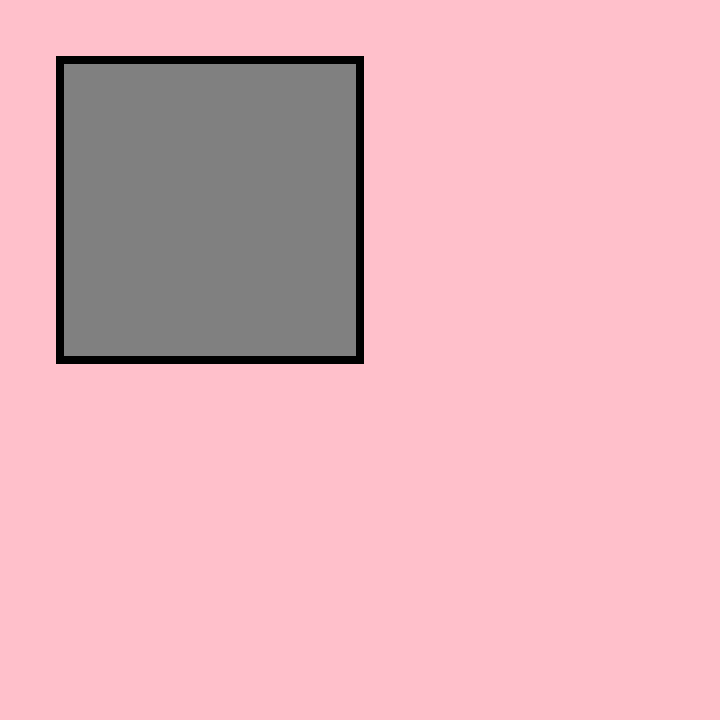
Frame 1 (no input)
Frame 60 (no input): identical to frame 1, image omitted
Frame 120 (the mouse pressed at the canvas centre since frame 60): identical to frame 1, image omitted

The p5.js sketch that drew this single still picture (run headless with seeded random() and noise() and a simulated clock; from frame 60 on, the mouse is pressed at the canvas centre):

// p5.js sketch
// ── sketch.js
function setup() {
  createCanvas(720, 720);
  background('pink');
  strokeWeight(8);
  fill ('gray');
}

function draw() {
  
  translate (60,60);//creates a new origin point
  
  quad (
    0,0,
    300,0,
    300,300,
    0,300
  );
}
